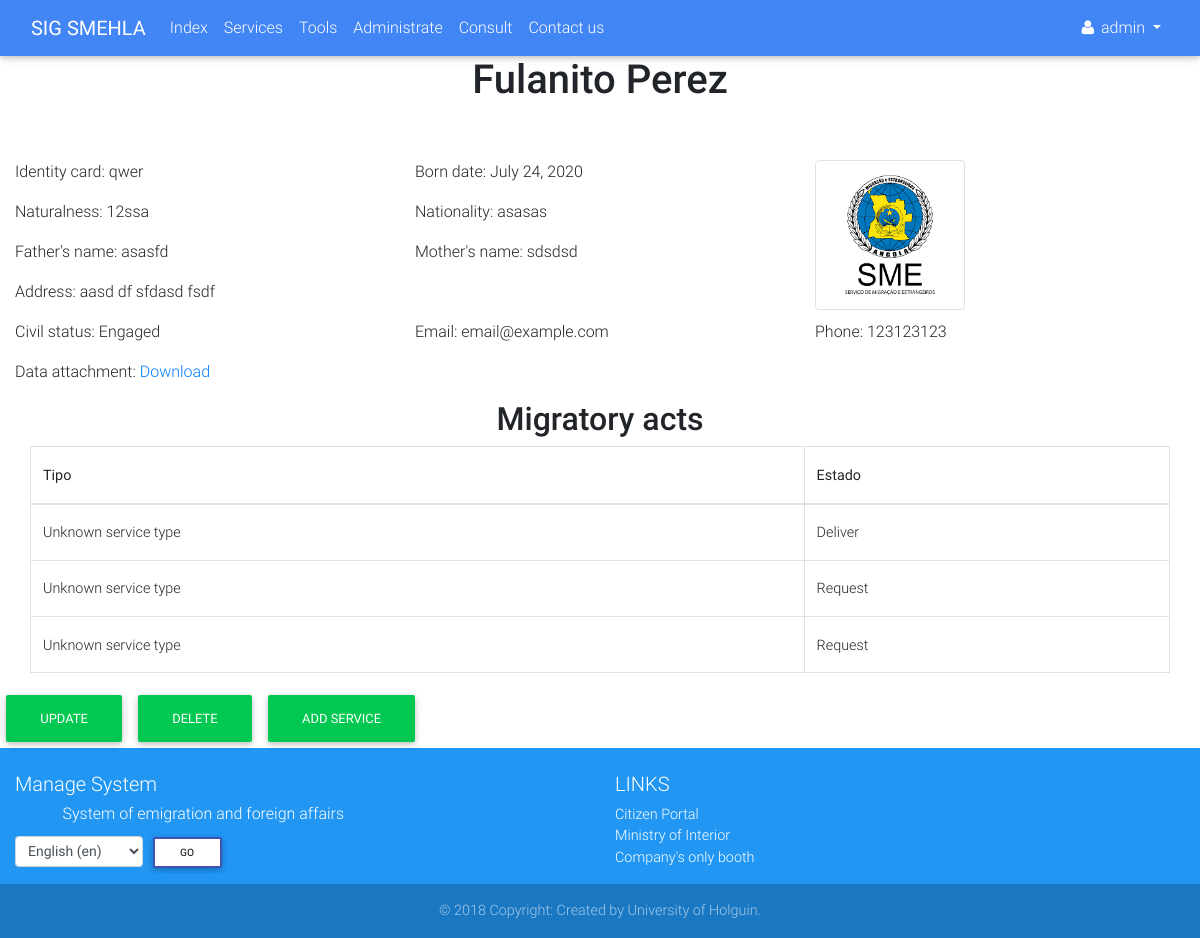
Page /client/2/detail/ (signed in) on the earlier database version.
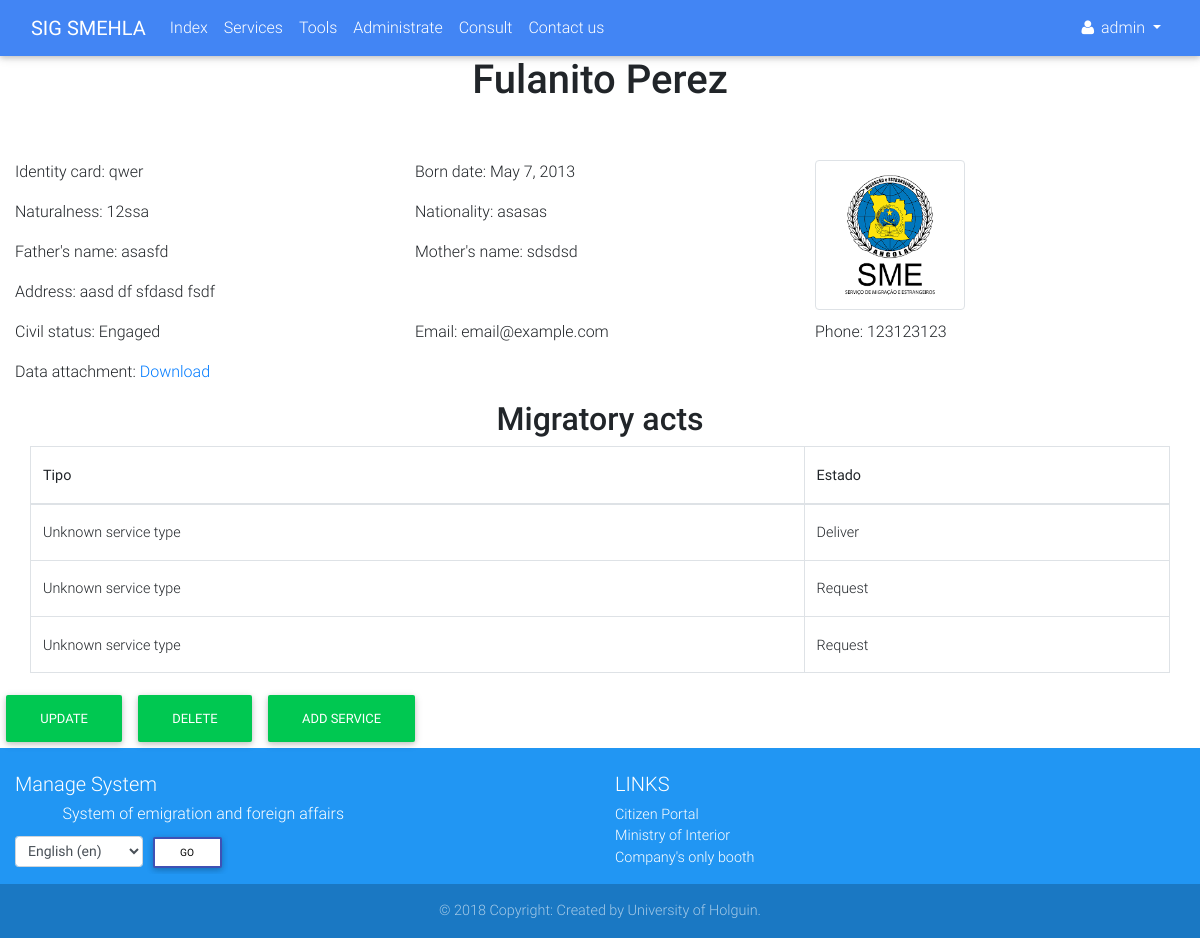
Same page on the later database version.
### accounts/models.py (models this page shows, shortened)
class Profile(AbstractUser):
    OCCUPATION_TYPE = (
        ('FAC', _('Functionary of Attention to Customer')),
        ('BAC', _('Boss of Attention to Customer')),
        ('BDAC', _('Boss of Departament of Attention to Customer')),
        ('DIR', _('Director')),
        ('ADMIN', _('Administrator')),
    )
    born_date = models.DateField(_('Born date'), blank=True, null=True, validators=[validate_born_date])
    occupation = models.CharField(_('Occupation'), max_length=5, choices=OCCUPATION_TYPE, default=OCCUPATION_TYPE[0])
    REQUIRED_FIELDS = ['email', 'born_date']
    class Meta:
        verbose_name = _('Profile')
        verbose_name_plural = _('Profiles')
    def __str__(self):
        if self.first_name and self.last_name:
            return self.get_full_name()
        else:
            return self.username

### services/models.py (models this page shows, shortened)
class Client(models.Model):
    CIVIL_STATUS = (
        ('S', _('Single')),
        ('E', _('Engaged')),
        ('M', _('Married')),
        ('W', _('Widower')),
    )
    def upload_file(self, filename):
        ext = filename.split('.')[-1]
        return 'clients/{}.{}'.format(self.ci, ext)
    ci = models.CharField(_('Identity card'), max_length=13, unique=True)
    first_name = models.CharField(_('First name'), max_length=30)
    last_name = models.CharField(_('Last name'), max_length=150)
    born_date = models.DateField(_('Born date'), validators=[validators.validate_born_date])
    civil_status = models.CharField(_('Civil status'), choices=CIVIL_STATUS, max_length=1)
    naturalness = models.CharField(_("Naturalness"), max_length=30)
    nationality = models.CharField(_('Nationality'), max_length=30)
    father = models.CharField(_('Father name'), max_length=200)
    mother = models.CharField(_('Mother name'), max_length=200)
    address = models.TextField(_('Address'))
    email = models.EmailField(_('Email'))
    phone = models.PositiveIntegerField(_('Phone number'))
    data_attachment = models.FileField(_('Data attachment'), upload_to=upload_file, null=True, blank=True)
    def get_full_name(self):
        full_name = '%s %s' % (self.first_name, self.last_name)
        return full_name.strip()

class Service(models.Model):
    SERVICE_STATUS = (
        ('1', _('Request')),
        ('2', _('Invoicing')),
        ('3', _('Revision')),
        ('4', _('Authenticating')),
        ('5', _('Deliver')),
    )
    SERVICE_TYPE = {
        'None': _('Unknown service type'),
        'visa': _('Visa'),
    }
    client = models.ForeignKey(verbose_name=_('Client'), to=Client, on_delete=models.CASCADE)
    status = models.CharField(_('Status'), max_length=1, choices=SERVICE_STATUS)
    service_type = None
    def get_service_type(self):
        if self.service_type:
            return self.service_type
        else:
            return self.SERVICE_TYPE['None']

### services/views.py (the view)
# urls.py: path('client/<int:pk>/detail/', views.ClientDetailView.as_view(), name='client_detail'),
class ClientDetailView(mixins.LoginRequiredMixin, generic.DetailView):
    model = models.Client

### services/templates/services/client_detail.html (shortened to what this page needs)
{% extends 'navbar.html' %}
{% load i18n %}
{% load static %}
{% block main %}
    <div class="container-fluid">
        <div class="row">
            <div class="col-lg-12 mb-5">
                <h1 class="h1 text-center">{{ client.get_full_name }}</h1>
            </div>
        </div>
        <div class="row">
            <div class="col-lg-8">
                <div class="row">
                    <div class="col-lg-6">
                        <p>{% trans 'Identity card' %}: {{ client.ci }}</p>
                    </div>
                    <div class="col-lg-6">
                        <p>{% trans 'Born date' %}: {{ client.born_date }}</p>
                    </div>
                </div>
                <div class="row">
                    <div class="col-lg-6">
                        <p>{% trans 'Naturalness' %}: {{ client.naturalness }}</p>
                    </div>
                    <div class="col-lg-6">
                        <p>{% trans 'Nationality' %}: {{ client.nationality }}</p>
                    </div>
                </div>
                <div class="row">
                    <div class="col-lg-6">
                        <p>{% trans "Father's name" %}: {{ client.father }}</p>
                    </div>
                    <div class="col-lg-6">
                        <p>{% trans "Mother's name" %}: {{ client.mother }}</p>
                    </div>
                </div>
                <div class="row">
                    <div class="col-lg-12">
                        <p>{% trans 'Address' %}: {{ client.address }}</p>
                    </div>
                </div>
            </div>
            <div class="col-lg-4">
                {% if client.image %}
                    <img src="{{ client.image.url }}" alt="{{ client.first_name }}" width="150em" height="150em"
                         class="img-thumbnail">
                {% else %}
                    <img src="{% static 'accounts/img/favicon.png' %}" alt="{{ client.first_name }}" width="150em"
                         height="150em" class="img-thumbnail right">
                {% endif %}
            </div>
        </div>
        <div class="row">
            <div class="col-lg-4">
                <p>{% trans 'Civil status' %}: {{ client.get_civil_status_display }}</p>
            </div>
            <div class="col-lg-4">
                <p>{% trans 'Email' %}: {{ client.email }}</p>
            </div>
            <div class="col-lg-4">
                <p>{% trans 'Phone' %}: {{ client.phone }}</p>
            </div>
        </div>
        <div class="row">
            <div class="col-lg-12">
                {% if client.data_attachment %}
                    <p>{% trans 'Data attachment' %}:
                        <a href="{{ client.data_attachment.url }}"
                           download="{{ client.get_full_name }}_{{ client.data_attachment.name }}">
                            {% trans 'Download' %}
                        </a>
                    </p>
                {% endif %}
            </div>
        </div>
        <div class="row">
            <div class="col-12">
                <h2 class="h2 text-center">{% trans 'Migratory acts' %}</h2>
            </div>
        </div>
        <div class="container">
            <div class="row">
                <table class="table table-bordered table-hover">
                    <thead>
                    <tr>
                        <th>Tipo</th>
                        <th>Estado</th>
                    </tr>
                    </thead>
                    <tbody>
                    {% for service in client.service_set.all %}
                        <tr>
                            <td>{{ service.get_service_type }}</td>
                            <td>{{ service.get_status_display }}</td>
                        </tr>
                    {% empty %}
                        <tr>
                            <td colspan="2"
                                class="text-muted text-center">{% trans 'No requested services found' %}</td>
                        </tr>
                    {% endfor %}
                    </tbody>
                </table>
            </div>
        </div>
        <div class="row">
            <div class="">
                <a href="{% url 'services:client_update' client.pk %}" class="btn btn-success">{% trans 'Update' %}</a>
                <a href="{% url 'services:client_delete' client.pk %}" class="btn btn-success">{% trans 'Delete' %}</a>
                <a href="#" class="btn btn-success">{% trans 'Add service' %}</a>
            </div>
        </div>
    </div>
{% endblock %}

### accounts/templates/navbar.html (shortened to what this page needs)
{% extends 'base.html' %}
{% load static %}
{% load i18n %}
{% block styles %}
    <link rel="stylesheet" href="{% static 'accounts/css/navbar.css' %}">
{% endblock %}
{% block content %}
    <header>
        <nav class="navbar navbar-expand-lg navbar-dark primary-color">
            <div class="container-fluid">
                <a href="{% url 'services:index' %}" class="navbar-brand">
                    <strong>SIG SMEHLA</strong>
                </a>
                <div class="collapse navbar-collapse" id="navbar">
                    <ul class="navbar-nav mr-auto">
                        <li class="nav-item" id="init">
                            <a href="{% url 'services:index' %}" class="nav-link">{% trans 'Index' %}
                                </a>
                        </li>
                        <li class="nav-item" id="services">
                            <a href="{% url 'services:services' %}" class="nav-link">{% trans 'Services' %}</a>
                        </li>
                        {% if user.is_authenticated %}
                            <li class="nav-item" id="tools">
                                <a href="{% url 'services:tools' %}" class="nav-link">{% trans 'Tools' %}</a>
                            </li>
                        {% endif %}
                        {% if user.is_superuser %}
                            <li class="nav-item" id="dashboard">
                                <a href="{% url 'accounts:dashboard' %}" class="nav-link">{% trans 'Administrate' %}</a>
                            </li>
                        {% endif %}
                        <li class="nav-item" id="status">
                            <a href="{% url 'services:status' %}" class="nav-link">{% trans 'Consult' %}</a>
                        </li>
                        <li class="nav-item">
                            <a href="#" class="nav-link" data-toggle="modal"
                               data-target="#contact">{% trans 'Contact us' %}</a>
                        </li>
                    </ul>
                    <div class="form-inline">
                        <ul class="navbar-nav mr-auto">
                            <li class="nav-item">
                                {% if user.is_authenticated %}
                                    <div class="dropdown">
                                        <a href="#" id="test" class="nav-link waves-effect waves-light dropdown-toggle"
                                           data-toggle="dropdown" aria-haspopup="true" aria-expanded="false">
                                            <i class="fa fa-user"></i>
                                            <span class="clearfix d-none d-sm-inline-block">{{ user }}</span>
                                        </a>
                                    </div>
                                {% else %}
                                    <a href="{% url 'accounts:login' %}" class="nav-link">
                                        <i class="fa fa-sign-in"></i>
                                    </a>
                                {% endif %}
                            </li>
                        </ul>
                    </div>
                </div>
            </div>
        </nav>
    </header>
    <main>
        {% block main %}
        {% endblock %}
    </main>
    <footer class="page-footer font-small blue pt-4">
        <div class="container-fluid text-center text-md-left">
            <div class="row">
                <div class="col-md-6 mt-md-0 mt-3">
                    <h5>{% trans 'Manage System' %}</h5>
                    <h6 class="offset-1">{% trans 'System of emigration and foreign affairs' %}</h6>
                    <form action="{% url 'set_language' %}" method="post">{% csrf_token %}
                        <label>
                            <select name="language" class="form-control form-control-sm" id="languages">
                                {% get_available_languages as LANGUAGES %}
                                {% get_language_info_list for LANGUAGES as languages %}
                                {% get_current_language as LANGUAGE_CODE %}
                                {% for language in languages %}
                                    <option value="{{ language.code }}"{% if language.code == LANGUAGE_CODE %}
                                            selected{% endif %}>
                                        {{ language.name_local }} ({{ language.code }})
                                    </option>
                                {% endfor %}
                            </select>
                        </label>
                        <input type="submit" value="{% trans 'Go' %}" class="btn btn-outline-indigo btn-white btn-sm">
                    </form>
                </div>
                <div class="col-md-3 mb-md-0 mb-3">
                    <h5 class="text-uppercase">{% trans 'Links' %}</h5>
                    <ul class="list-unstyled">
                        <li>
                            <a href="http://www.cidadao.gov.ao" target="_blank">{% trans 'Citizen Portal' %}</a>
                        </li>
                        <li>
                            <a href="http://www.minint.gov.ao" target="_blank">{% trans 'Ministry of Interior' %}</a>
                        </li>
                        <li>
                            <a href="http://gue.minjus-ao.com" target="_blank">{% trans "Company's only booth" %}</a>
                        </li>
                    </ul>
                </div>
            </div>
        </div>
        <div class="footer-copyright text-center py-3">
            &copy; 2018 {% trans 'Copyright: Created by University of Holguin' %}.
        </div>
    </footer>
{% endblock %}

### accounts/templates/base.html (shortened to what this page needs)
<!DOCTYPE html>
{% load i18n %}
{% get_current_language as LANGUAGE_CODE %}
<html lang="{{ LANGUAGE_CODE }}">
{% load static %}
<head>
    <link rel="stylesheet" href="{% static 'accounts/css/font-awesome.css' %}">
    <link href="{% static 'accounts/css/bootstrap.min.css' %}" rel="stylesheet">
    <link href="{% static 'accounts/css/mdb.min.css' %}" rel="stylesheet">
    <link href="{% static 'accounts/css/sweetalert2.min.css' %}" rel="stylesheet">
    <link href="{% static 'accounts/css/bootstrap-datepicker.css' %}" rel="stylesheet">
    <link href="{% static 'accounts/css/styles.css' %}" rel="stylesheet">
    {% block styles %}{% endblock %}
</head>
<body>
{% block content %}
{% endblock %}
</body>
</html>

### accounts/static/accounts/css/navbar.css (style rules this page uses)
body { display: flex; min-height: 100vh; flex-direction: column; }
main { flex: 1 0 auto; }

Differences in the rows shown:
changed Client "Fulanito Perez": born_date "July 24, 2020" → "May 7, 2013"
